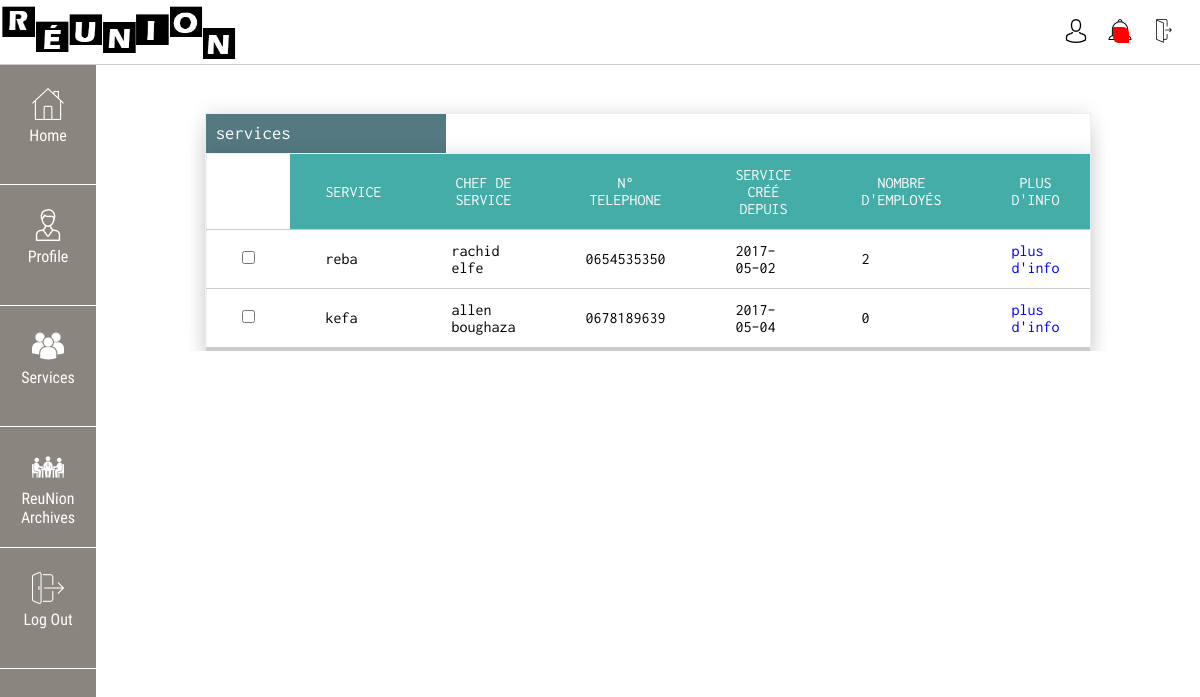
Screenshot of /index.php?page=services (signed in) with the database file from the repository.
### tables this page shows
CREATE TABLE `services` (
  `id` int(11) NOT NULL,
  `nom` varchar(50) NOT NULL,
  `chef` int(11) NOT NULL,
  `date` date NOT NULL,
  `nbemps` int(11) NOT NULL
);

CREATE TABLE `users` (
  `id` int(11) NOT NULL,
  `nom` varchar(50) NOT NULL,
  `prenom` varchar(50) NOT NULL,
  `email` varchar(100) NOT NULL,
  `tele` varchar(50) NOT NULL,
  `groups` int(11) NOT NULL,
  `service` int(11) NOT NULL,
  `password` varchar(64) NOT NULL,
  `date` date NOT NULL,
  `note` text NOT NULL
);

### classes/DB.php (called while the page is built, shortened)
<?php
class DB{
    private static $_instance = null;
	       private $_pdo,
	               $_query,
	               $_error = false,
	               $_results,
	               $_count = 0;
	private function __construct(){
		try{
			$this->_pdo = new PDO('mysql:host='. Config::get('mysql/host').';
			                     dbname='. Config::get('mysql/db'),
			                               Config::get('mysql/user'),
			                               Config::get('mysql/pass'));
		}catch(PDOException $e){
			die($e->getMessage());
		}
	}
	public static function getInstance(){
		if(!isset(self::$_instance)){
			self::$_instance = new DB();
		}
		return self::$_instance;
	}
	public function query($sql, $params = array()){
		$this->_error = false;
		if($this->_query = $this->_pdo->prepare($sql)){
			$x = 1;
			if(count($params)){
				foreach ($params as $param) {
					$this->_query->bindValue($x, $param);
					$x++;
				}
			}
			if($this->_query->execute()){
				$this->_results = $this->_query->fetchAll(PDO::FETCH_OBJ);
				$this->_count = $this->_query->rowCount();
			}else{
				$this->_error = true;
			}
		}
		return $this;
	}
    public function action($action, $table, $where = array()){
		if(count($where) === 3){
			$operators = array('=', '>', '<', '>=', '<=');
			$field    = $where[0];
			$operator = $where[1];
			$value    = $where[2];
			if(in_array($operator, $operators)){
				$sql = "{$action} FROM {$table} WHERE {$field} {$operator} ?";
				if(!$this->query($sql, array($value))->error()){
					return $this;
				}
			}
		}
		return false;
	}
	public function get($table, $where){
		return $this->action('SELECT *', $table, $where);
	}
	public function getTable($table) {
		$query = $this->_pdo->prepare("SELECT * FROM {$table}");
		$query->execute();
		while ($row = $query->fetchObject()) {
			$results[] = $row;
		}
		if(!empty($results)) {
			return $results;
		}
	}
	public function results(){
		return $this->_results;
	}
	public function first(){
		return $this->_results[0];
	}
	public function error(){
		return $this->_error;
	}
	public function count(){
		return $this->_count;
	}
}
?>

### classes/Config.php (called while the page is built)
<?php
class Config{
    public static function get($path = null){
		if(isset($path)){
			$config = $GLOBALS['config'];
			$path = explode('/', $path);
			foreach ($path as $bit) {
				if(isset($config[$bit])){
					$config = $config[$bit];
				}
			}
			return $config;
		}
		return false;
	}
}
?>

### services.php (the view, shortened to what this page needs)
<?php $id = Session::get(Config::get('session/session_name')); $services= DB::getInstance()->getTable('services');?>
<?php if(!empty($services)) {?>
<div class="area">
	<table class="table">
		<h3 class="thead">services</h3>
			<tr>
				<td></td>
				<th>Service</th>
				<th>Chef De Service</th>
				<th>N° Telephone</th>
				<th>service créé depuis</th>
				<th>nombre d'employés</th>
				<th>Plus d'info</th>
			</tr>
			<?php foreach($services as $serv) {  ?>
			<tr>
				<td><input type="checkbox" name="users[]" value=""></td>
				<td><?php echo $serv->nom; ?></td>
				<td><?php $user = DB::getInstance()->get('users', array('id', '=', $serv->chef))->first(); echo $user->nom.' '.$user->prenom; ?></td>
				<td><?php echo $user->tele; ?></td>
				<td><?php echo $serv->date; ?></td>
				<td><?php $nbemps = DB::getInstance()->get('users', array('service', '=', $serv->id))->results(); echo count($nbemps); ?></td>
				<td><a href="index.php?page=service_detail&id=<?php echo $serv->id;?>">plus d'info</a></td>
			</tr>
			<?php }?>
	</table>
	<?php }else { Redirect::to('index.php?page=nouveau_service');}?>
</div>

### template/css/style.css (style rules this page uses)
* { margin: 0; padding: 0; list-style: none; text-decoration: none }
body { font-size: 100% }
.area { width: 80%; margin: 3em auto 0 }
.table { width: 100%; border-collapse: collapse; border: 1px solid #eee; border-bottom: 2px solid #ccc;overflow-x:auto; box-shadow: 0px 0px 20px rgba(0,0,0,0.10),0px 10px 20px rgba(0,0,0,0.05),0px 20px 20px rgba(0,0,0,0.05),0px 30px 20px rgba(0,0,0,0.05) }
.thead { width: 25%; font-family: rik; font-weight: 200; padding: .5em; background: #547980; color: white }
.table th, td { color: #000; border-bottom: 1px solid #ccc; padding: 12px 35px; border-collapse: collapse; font-family: rik; font-weight: 200 }
table th { background: #45ADA8; color: #fff !important; text-transform: uppercase }
.area { overflow:hidden; border: 1px solid #eee; border-bottom: 2px solid #ccc; box-shadow: 0px 0px 20px rgba(0,0,0,0.10),0px 10px 20px rgba(0,0,0,0.05),0px 20px 20px rgba(0,0,0,0.05),0px 30px 20px rgba(0,0,0,0.05) }

### services.php (style rules this page uses)
.table th, td { color: #000; border-bottom: 1px solid #ccc; padding: 12px 35px; border-collapse: collapse; font-family: rik; font-weight: 200 }

### rows the page displays
services: nom "reba", users.nom "rachid", users.prenom "elfe", users.tele "0654535350", date "2017-05-02", count($nbemps) "2"
services: nom "kefa", users.nom "allen", users.prenom "boughaza", users.tele "0678189639", date "2017-05-04", count($nbemps) "0"
